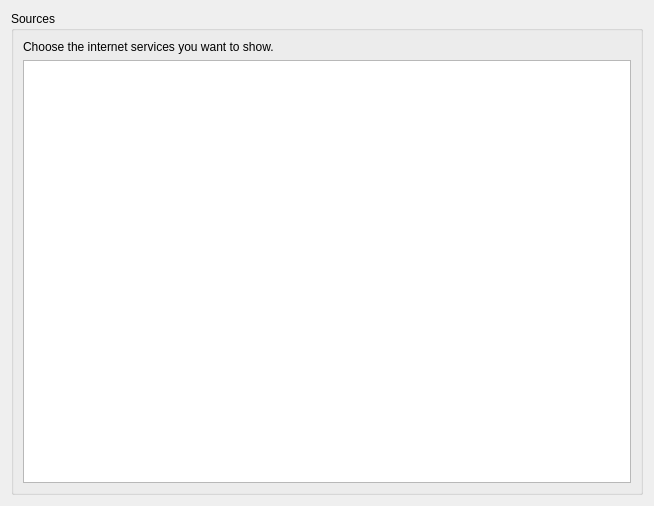
<?xml version="1.0" encoding="UTF-8"?>
<ui version="4.0">
 <class>InternetShowSettingsPage</class>
 <widget class="QWidget" name="InternetShowSettingsPage">
  <property name="geometry">
   <rect>
    <x>0</x>
    <y>0</y>
    <width>654</width>
    <height>506</height>
   </rect>
  </property>
  <property name="windowTitle">
   <string comment="Global search settings dialog title.">Internet services</string>
  </property>
  <property name="windowIcon">
   <iconset resource="../../data/data.qrc">
    <normaloff>:/icons/32x32/internet-services.png</normaloff>:/icons/32x32/internet-services.png</iconset>
  </property>
  <layout class="QVBoxLayout" name="verticalLayout_4">
   <item>
    <widget class="QGroupBox" name="sources_group">
     <property name="title">
      <string>Sources</string>
     </property>
     <layout class="QVBoxLayout" name="verticalLayout_3">
      <item>
       <widget class="QLabel" name="label">
        <property name="text">
         <string>Choose the internet services you want to show.</string>
        </property>
        <property name="wordWrap">
         <bool>true</bool>
        </property>
       </widget>
      </item>
      <item>
       <layout class="QHBoxLayout" name="horizontalLayout">
        <item>
         <widget class="QTreeWidget" name="sources">
          <property name="horizontalScrollBarPolicy">
           <enum>Qt::ScrollBarAlwaysOff</enum>
          </property>
          <property name="rootIsDecorated">
           <bool>false</bool>
          </property>
          <property name="columnCount">
           <number>2</number>
          </property>
          <attribute name="headerVisible">
           <bool>false</bool>
          </attribute>
          <attribute name="headerStretchLastSection">
           <bool>false</bool>
          </attribute>
          <column>
           <property name="text">
            <string notr="true">1</string>
           </property>
          </column>
          <column>
           <property name="text">
            <string notr="true">2</string>
           </property>
          </column>
         </widget>
        </item>
       </layout>
      </item>
     </layout>
    </widget>
   </item>
  </layout>
 </widget>
 <tabstops>
  <tabstop>sources</tabstop>
 </tabstops>
 <resources>
  <include location="../../data/data.qrc"/>
 </resources>
 <connections/>
</ui>
